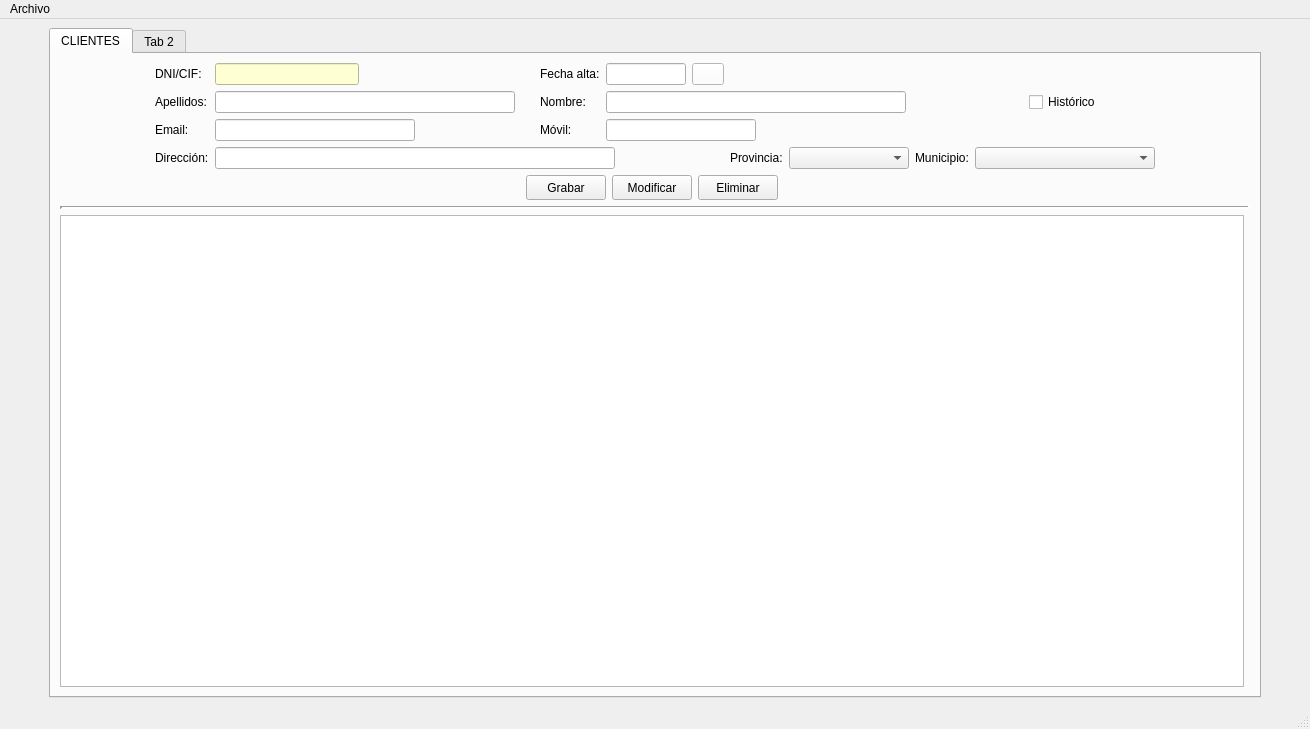
<?xml version="1.0" encoding="UTF-8"?>
<ui version="4.0">
 <class>venPrincipal</class>
 <widget class="QMainWindow" name="venPrincipal">
  <property name="geometry">
   <rect>
    <x>0</x>
    <y>0</y>
    <width>1310</width>
    <height>729</height>
   </rect>
  </property>
  <property name="sizePolicy">
   <sizepolicy hsizetype="Fixed" vsizetype="Expanding">
    <horstretch>0</horstretch>
    <verstretch>0</verstretch>
   </sizepolicy>
  </property>
  <property name="windowTitle">
   <string>InmoTeis</string>
  </property>
  <property name="windowIcon">
   <iconset>
    <normaloff>../img/icono.svg</normaloff>../img/icono.svg</iconset>
  </property>
  <property name="layoutDirection">
   <enum>Qt::LeftToRight</enum>
  </property>
  <widget class="QWidget" name="centralwidget">
   <property name="sizePolicy">
    <sizepolicy hsizetype="Expanding" vsizetype="Expanding">
     <horstretch>0</horstretch>
     <verstretch>0</verstretch>
    </sizepolicy>
   </property>
   <layout class="QGridLayout" name="gridLayout_2">
    <item row="0" column="2">
     <spacer name="horizontalSpacer_5">
      <property name="orientation">
       <enum>Qt::Horizontal</enum>
      </property>
      <property name="sizeType">
       <enum>QSizePolicy::Fixed</enum>
      </property>
      <property name="sizeHint" stdset="0">
       <size>
        <width>40</width>
        <height>20</height>
       </size>
      </property>
     </spacer>
    </item>
    <item row="0" column="0">
     <spacer name="horizontalSpacer_4">
      <property name="orientation">
       <enum>Qt::Horizontal</enum>
      </property>
      <property name="sizeType">
       <enum>QSizePolicy::Fixed</enum>
      </property>
      <property name="sizeHint" stdset="0">
       <size>
        <width>40</width>
        <height>20</height>
       </size>
      </property>
     </spacer>
    </item>
    <item row="0" column="1">
     <widget class="QTabWidget" name="panPrincipal">
      <property name="enabled">
       <bool>true</bool>
      </property>
      <property name="sizePolicy">
       <sizepolicy hsizetype="Expanding" vsizetype="Expanding">
        <horstretch>0</horstretch>
        <verstretch>0</verstretch>
       </sizepolicy>
      </property>
      <property name="minimumSize">
       <size>
        <width>1200</width>
        <height>660</height>
       </size>
      </property>
      <property name="currentIndex">
       <number>0</number>
      </property>
      <widget class="QWidget" name="pesClientes">
       <attribute name="title">
        <string>CLIENTES</string>
       </attribute>
       <layout class="QGridLayout" name="gridLayout_4">
        <item row="1" column="0">
         <layout class="QGridLayout" name="gridLayout_3">
          <item row="0" column="3">
           <widget class="QPushButton" name="btnDelcli">
            <property name="minimumSize">
             <size>
              <width>80</width>
              <height>25</height>
             </size>
            </property>
            <property name="maximumSize">
             <size>
              <width>80</width>
              <height>25</height>
             </size>
            </property>
            <property name="text">
             <string>Eliminar</string>
            </property>
           </widget>
          </item>
          <item row="0" column="2">
           <widget class="QPushButton" name="btnModifcli">
            <property name="minimumSize">
             <size>
              <width>80</width>
              <height>25</height>
             </size>
            </property>
            <property name="maximumSize">
             <size>
              <width>80</width>
              <height>25</height>
             </size>
            </property>
            <property name="text">
             <string>Modificar</string>
            </property>
           </widget>
          </item>
          <item row="0" column="0">
           <spacer name="horizontalSpacer_6">
            <property name="orientation">
             <enum>Qt::Horizontal</enum>
            </property>
            <property name="sizeHint" stdset="0">
             <size>
              <width>40</width>
              <height>20</height>
             </size>
            </property>
           </spacer>
          </item>
          <item row="0" column="1">
           <widget class="QPushButton" name="btnGrabarcli">
            <property name="minimumSize">
             <size>
              <width>80</width>
              <height>25</height>
             </size>
            </property>
            <property name="maximumSize">
             <size>
              <width>80</width>
              <height>25</height>
             </size>
            </property>
            <property name="text">
             <string>Grabar</string>
            </property>
           </widget>
          </item>
          <item row="0" column="4">
           <spacer name="horizontalSpacer_9">
            <property name="orientation">
             <enum>Qt::Horizontal</enum>
            </property>
            <property name="sizeHint" stdset="0">
             <size>
              <width>40</width>
              <height>20</height>
             </size>
            </property>
           </spacer>
          </item>
         </layout>
        </item>
        <item row="3" column="0">
         <widget class="QTableWidget" name="tabClientes"/>
        </item>
        <item row="2" column="0" colspan="2">
         <widget class="Line" name="line">
          <property name="frameShadow">
           <enum>QFrame::Sunken</enum>
          </property>
          <property name="lineWidth">
           <number>3</number>
          </property>
          <property name="orientation">
           <enum>Qt::Horizontal</enum>
          </property>
         </widget>
        </item>
        <item row="0" column="0" colspan="2">
         <layout class="QGridLayout" name="gridLayout">
          <item row="0" column="1">
           <widget class="QLabel" name="lblDnicli">
            <property name="sizePolicy">
             <sizepolicy hsizetype="Fixed" vsizetype="Fixed">
              <horstretch>0</horstretch>
              <verstretch>0</verstretch>
             </sizepolicy>
            </property>
            <property name="text">
             <string>DNI/CIF:</string>
            </property>
           </widget>
          </item>
          <item row="1" column="0">
           <spacer name="horizontalSpacer_8">
            <property name="orientation">
             <enum>Qt::Horizontal</enum>
            </property>
            <property name="sizeHint" stdset="0">
             <size>
              <width>40</width>
              <height>20</height>
             </size>
            </property>
           </spacer>
          </item>
          <item row="2" column="1">
           <widget class="QLabel" name="lblEmailcli">
            <property name="sizePolicy">
             <sizepolicy hsizetype="Fixed" vsizetype="Fixed">
              <horstretch>0</horstretch>
              <verstretch>0</verstretch>
             </sizepolicy>
            </property>
            <property name="text">
             <string>Email:</string>
            </property>
           </widget>
          </item>
          <item row="2" column="3">
           <spacer name="horizontalSpacer_2">
            <property name="orientation">
             <enum>Qt::Horizontal</enum>
            </property>
            <property name="sizeType">
             <enum>QSizePolicy::Fixed</enum>
            </property>
            <property name="sizeHint" stdset="0">
             <size>
              <width>13</width>
              <height>20</height>
             </size>
            </property>
           </spacer>
          </item>
          <item row="1" column="5" colspan="5">
           <widget class="QLineEdit" name="txtNomcli">
            <property name="sizePolicy">
             <sizepolicy hsizetype="Fixed" vsizetype="Fixed">
              <horstretch>0</horstretch>
              <verstretch>0</verstretch>
             </sizepolicy>
            </property>
            <property name="minimumSize">
             <size>
              <width>300</width>
              <height>0</height>
             </size>
            </property>
           </widget>
          </item>
          <item row="2" column="2">
           <widget class="QLineEdit" name="txtEmailcli">
            <property name="sizePolicy">
             <sizepolicy hsizetype="Fixed" vsizetype="Fixed">
              <horstretch>0</horstretch>
              <verstretch>0</verstretch>
             </sizepolicy>
            </property>
            <property name="minimumSize">
             <size>
              <width>200</width>
              <height>0</height>
             </size>
            </property>
            <property name="maximumSize">
             <size>
              <width>200</width>
              <height>16777215</height>
             </size>
            </property>
           </widget>
          </item>
          <item row="2" column="4">
           <widget class="QLabel" name="lblMovilcli">
            <property name="sizePolicy">
             <sizepolicy hsizetype="Fixed" vsizetype="Fixed">
              <horstretch>0</horstretch>
              <verstretch>0</verstretch>
             </sizepolicy>
            </property>
            <property name="text">
             <string>Móvil:</string>
            </property>
           </widget>
          </item>
          <item row="2" column="5" colspan="4">
           <widget class="QLineEdit" name="txtMovilcli">
            <property name="enabled">
             <bool>true</bool>
            </property>
            <property name="sizePolicy">
             <sizepolicy hsizetype="Fixed" vsizetype="Fixed">
              <horstretch>0</horstretch>
              <verstretch>0</verstretch>
             </sizepolicy>
            </property>
            <property name="minimumSize">
             <size>
              <width>90</width>
              <height>0</height>
             </size>
            </property>
            <property name="maximumSize">
             <size>
              <width>150</width>
              <height>16777215</height>
             </size>
            </property>
           </widget>
          </item>
          <item row="3" column="1">
           <widget class="QLabel" name="lblDircli">
            <property name="sizePolicy">
             <sizepolicy hsizetype="Fixed" vsizetype="Fixed">
              <horstretch>0</horstretch>
              <verstretch>0</verstretch>
             </sizepolicy>
            </property>
            <property name="text">
             <string>Dirección:</string>
            </property>
           </widget>
          </item>
          <item row="1" column="1">
           <widget class="QLabel" name="lblApelcli">
            <property name="sizePolicy">
             <sizepolicy hsizetype="Fixed" vsizetype="Fixed">
              <horstretch>0</horstretch>
              <verstretch>0</verstretch>
             </sizepolicy>
            </property>
            <property name="text">
             <string>Apellidos:</string>
            </property>
           </widget>
          </item>
          <item row="0" column="5">
           <widget class="QLineEdit" name="txtAltacli">
            <property name="enabled">
             <bool>true</bool>
            </property>
            <property name="sizePolicy">
             <sizepolicy hsizetype="Fixed" vsizetype="Fixed">
              <horstretch>0</horstretch>
              <verstretch>0</verstretch>
             </sizepolicy>
            </property>
            <property name="minimumSize">
             <size>
              <width>80</width>
              <height>0</height>
             </size>
            </property>
            <property name="maximumSize">
             <size>
              <width>80</width>
              <height>16777215</height>
             </size>
            </property>
            <property name="alignment">
             <set>Qt::AlignCenter</set>
            </property>
           </widget>
          </item>
          <item row="0" column="6">
           <widget class="QPushButton" name="btnCalendarcli">
            <property name="minimumSize">
             <size>
              <width>20</width>
              <height>20</height>
             </size>
            </property>
            <property name="maximumSize">
             <size>
              <width>32</width>
              <height>16777215</height>
             </size>
            </property>
            <property name="styleSheet">
             <string notr="true">background-color : rgb(255, 255, 255)</string>
            </property>
            <property name="text">
             <string/>
            </property>
            <property name="icon">
             <iconset>
              <normaloff>../img/calendar.ico</normaloff>../img/calendar.ico</iconset>
            </property>
           </widget>
          </item>
          <item row="1" column="4">
           <widget class="QLabel" name="lblNomcli">
            <property name="sizePolicy">
             <sizepolicy hsizetype="Fixed" vsizetype="Fixed">
              <horstretch>0</horstretch>
              <verstretch>0</verstretch>
             </sizepolicy>
            </property>
            <property name="text">
             <string>Nombre:</string>
            </property>
           </widget>
          </item>
          <item row="0" column="4">
           <widget class="QLabel" name="lblAltacli">
            <property name="sizePolicy">
             <sizepolicy hsizetype="Fixed" vsizetype="Fixed">
              <horstretch>0</horstretch>
              <verstretch>0</verstretch>
             </sizepolicy>
            </property>
            <property name="text">
             <string>Fecha alta:</string>
            </property>
           </widget>
          </item>
          <item row="0" column="3">
           <spacer name="horizontalSpacer_10">
            <property name="orientation">
             <enum>Qt::Horizontal</enum>
            </property>
            <property name="sizeType">
             <enum>QSizePolicy::Fixed</enum>
            </property>
            <property name="sizeHint" stdset="0">
             <size>
              <width>13</width>
              <height>20</height>
             </size>
            </property>
           </spacer>
          </item>
          <item row="1" column="2">
           <widget class="QLineEdit" name="txtLineEditcli_2">
            <property name="sizePolicy">
             <sizepolicy hsizetype="Fixed" vsizetype="Fixed">
              <horstretch>0</horstretch>
              <verstretch>0</verstretch>
             </sizepolicy>
            </property>
            <property name="minimumSize">
             <size>
              <width>300</width>
              <height>0</height>
             </size>
            </property>
            <property name="maximumSize">
             <size>
              <width>300</width>
              <height>16777215</height>
             </size>
            </property>
           </widget>
          </item>
          <item row="1" column="3">
           <spacer name="horizontalSpacer">
            <property name="orientation">
             <enum>Qt::Horizontal</enum>
            </property>
            <property name="sizeType">
             <enum>QSizePolicy::Fixed</enum>
            </property>
            <property name="sizeHint" stdset="0">
             <size>
              <width>13</width>
              <height>20</height>
             </size>
            </property>
           </spacer>
          </item>
          <item row="1" column="10" alignment="Qt::AlignHCenter">
           <widget class="QCheckBox" name="chkHistoriacli">
            <property name="text">
             <string>Histórico</string>
            </property>
           </widget>
          </item>
          <item row="1" column="11">
           <spacer name="horizontalSpacer_7">
            <property name="orientation">
             <enum>Qt::Horizontal</enum>
            </property>
            <property name="sizeHint" stdset="0">
             <size>
              <width>40</width>
              <height>20</height>
             </size>
            </property>
           </spacer>
          </item>
          <item row="3" column="6">
           <spacer name="horizontalSpacer_3">
            <property name="orientation">
             <enum>Qt::Horizontal</enum>
            </property>
            <property name="sizeType">
             <enum>QSizePolicy::Fixed</enum>
            </property>
            <property name="sizeHint" stdset="0">
             <size>
              <width>13</width>
              <height>20</height>
             </size>
            </property>
           </spacer>
          </item>
          <item row="3" column="9">
           <widget class="QLabel" name="lblMunicli">
            <property name="sizePolicy">
             <sizepolicy hsizetype="Fixed" vsizetype="Fixed">
              <horstretch>0</horstretch>
              <verstretch>0</verstretch>
             </sizepolicy>
            </property>
            <property name="text">
             <string>Municipio:</string>
            </property>
           </widget>
          </item>
          <item row="3" column="10">
           <widget class="QComboBox" name="cmbMunicli">
            <property name="minimumSize">
             <size>
              <width>180</width>
              <height>0</height>
             </size>
            </property>
           </widget>
          </item>
          <item row="3" column="2" colspan="4">
           <widget class="QLineEdit" name="txtDircli">
            <property name="minimumSize">
             <size>
              <width>400</width>
              <height>0</height>
             </size>
            </property>
            <property name="maximumSize">
             <size>
              <width>400</width>
              <height>16777215</height>
             </size>
            </property>
           </widget>
          </item>
          <item row="3" column="7">
           <widget class="QLabel" name="lblProvcli">
            <property name="sizePolicy">
             <sizepolicy hsizetype="Fixed" vsizetype="Fixed">
              <horstretch>0</horstretch>
              <verstretch>0</verstretch>
             </sizepolicy>
            </property>
            <property name="text">
             <string>Provincia:</string>
            </property>
           </widget>
          </item>
          <item row="3" column="8">
           <widget class="QComboBox" name="cmbProvcli">
            <property name="minimumSize">
             <size>
              <width>120</width>
              <height>0</height>
             </size>
            </property>
           </widget>
          </item>
          <item row="0" column="2">
           <layout class="QHBoxLayout" name="horizontalLayout">
            <property name="sizeConstraint">
             <enum>QLayout::SetFixedSize</enum>
            </property>
            <item>
             <widget class="QLineEdit" name="txtDnicli">
              <property name="minimumSize">
               <size>
                <width>120</width>
                <height>0</height>
               </size>
              </property>
              <property name="maximumSize">
               <size>
                <width>150</width>
                <height>16777215</height>
               </size>
              </property>
              <property name="styleSheet">
               <string notr="true">background-color: rgb(254, 255, 210);</string>
              </property>
             </widget>
            </item>
            <item>
             <widget class="QLabel" name="lblTickcli">
              <property name="sizePolicy">
               <sizepolicy hsizetype="Fixed" vsizetype="Fixed">
                <horstretch>0</horstretch>
                <verstretch>0</verstretch>
               </sizepolicy>
              </property>
              <property name="maximumSize">
               <size>
                <width>20</width>
                <height>20</height>
               </size>
              </property>
              <property name="layoutDirection">
               <enum>Qt::LeftToRight</enum>
              </property>
              <property name="text">
               <string/>
              </property>
             </widget>
            </item>
            <item>
             <spacer name="horizontalSpacer_11">
              <property name="orientation">
               <enum>Qt::Horizontal</enum>
              </property>
              <property name="sizeType">
               <enum>QSizePolicy::Expanding</enum>
              </property>
              <property name="sizeHint" stdset="0">
               <size>
                <width>0</width>
                <height>20</height>
               </size>
              </property>
             </spacer>
            </item>
           </layout>
          </item>
         </layout>
        </item>
       </layout>
      </widget>
      <widget class="QWidget" name="tabConstruccion">
       <attribute name="title">
        <string>Tab 2</string>
       </attribute>
       <widget class="QLabel" name="label">
        <property name="geometry">
         <rect>
          <x>240</x>
          <y>260</y>
          <width>471</width>
          <height>71</height>
         </rect>
        </property>
        <property name="font">
         <font>
          <pointsize>23</pointsize>
         </font>
        </property>
        <property name="text">
         <string>PANEL EN CONSTRUCCIÓN</string>
        </property>
        <property name="alignment">
         <set>Qt::AlignCenter</set>
        </property>
       </widget>
      </widget>
     </widget>
    </item>
   </layout>
  </widget>
  <widget class="QMenuBar" name="menubar">
   <property name="geometry">
    <rect>
     <x>0</x>
     <y>0</y>
     <width>1310</width>
     <height>21</height>
    </rect>
   </property>
   <widget class="QMenu" name="menuArchivo">
    <property name="title">
     <string>Archivo</string>
    </property>
    <addaction name="actionSalir"/>
   </widget>
   <addaction name="menuArchivo"/>
  </widget>
  <widget class="QStatusBar" name="statusbar"/>
  <action name="actionSalir">
   <property name="text">
    <string>Salir</string>
   </property>
  </action>
 </widget>
 <tabstops>
  <tabstop>panPrincipal</tabstop>
  <tabstop>txtDnicli</tabstop>
  <tabstop>txtAltacli</tabstop>
  <tabstop>txtLineEditcli_2</tabstop>
  <tabstop>txtNomcli</tabstop>
  <tabstop>chkHistoriacli</tabstop>
  <tabstop>txtEmailcli</tabstop>
  <tabstop>txtMovilcli</tabstop>
  <tabstop>txtDircli</tabstop>
  <tabstop>cmbProvcli</tabstop>
  <tabstop>cmbMunicli</tabstop>
  <tabstop>btnGrabarcli</tabstop>
  <tabstop>btnModifcli</tabstop>
  <tabstop>btnDelcli</tabstop>
  <tabstop>tabClientes</tabstop>
  <tabstop>btnCalendarcli</tabstop>
 </tabstops>
 <resources/>
 <connections/>
</ui>
